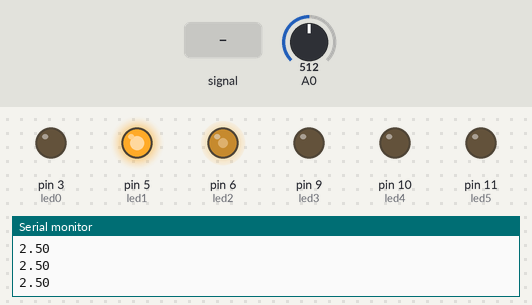
Simulated run of this sketch. Board: Arduino Uno, built with avr-gcc and run on an emulated ATmega328P. Parts: output pins drawn as LEDs (lit = HIGH), the last lines printed to the serial monitor. The test bench sets the inputs (shaded band); at power-on: A0 = 512.

Above: at 1.2 s.
1.3 s: A0 fed a 200 Hz sine of ±81 counts around its level
4.3 s: A0 set to 716
At 4.7 s:
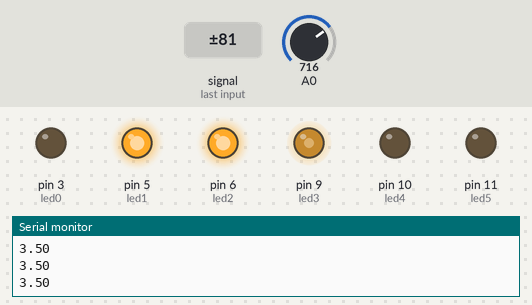
5.8 s: A0 fed a 1000 Hz sine of ±255 counts around its level
8.8 s: A0 fed a 2 Hz sine of ±306 counts around its level
At 9.4 s:
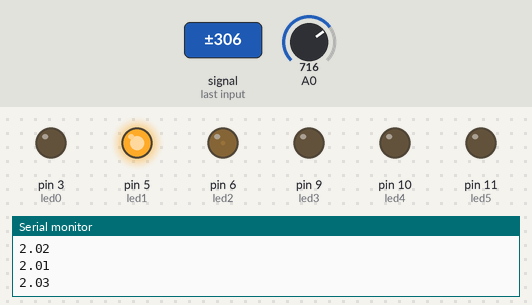
At 10.64 s:
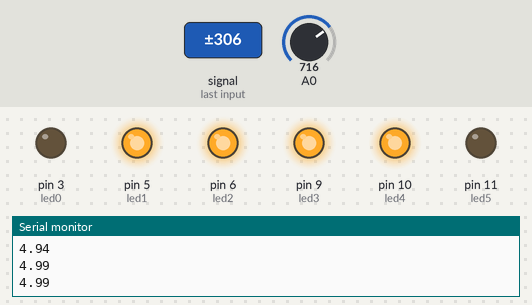
11.8 s: A0 set to 306
At 12.8 s:
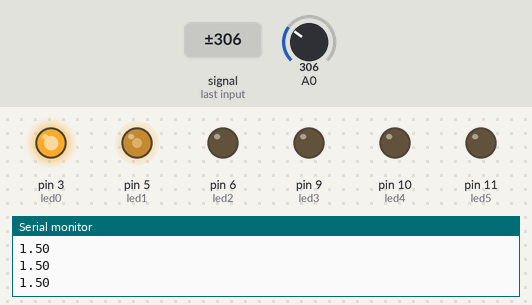
13.3 s: A0 fed a 50 Hz sine of ±306 counts around its level
Timing chart, 0 to 21.3 s (numbered marks = the images above; inputs shaded):
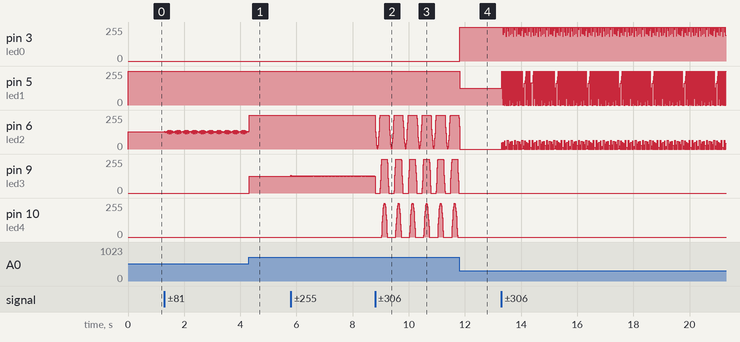

The sketch:

examen.ino
```cpp
const byte led0 = 3;          // donar nom al pin 3 de l’Arduino
const byte led1 = 5;          // donar nom al pin 5 de l’Arduino
const byte led2 = 6;          // donar nom al pin 6 de l’Arduino
const byte led3 = 9;          // donar nom al pin 9 de l’Arduino
const byte led4 = 10;         // donar nom al pin 10 de l’Arduino
const byte led5 = 11;         // donar nom al pin 11 de l’Arduino
unsigned long velocitat = 200;         // velocitat de l'acció en ms
float valEntrada;
float voltage;

void setup()
{
  Serial.begin(9600);
  pinMode(led0, OUTPUT);     // definir el pin 3 com una sortida
  pinMode(led1, OUTPUT);     // definir el pin 5 com una sortida
  pinMode(led2, OUTPUT);     // definir el pin 6 com una sortida
  pinMode(led3, OUTPUT);     // definir el pin 9 com una sortida
  pinMode(led4, OUTPUT);     // definir el pin 10 com una sortida
  pinMode(led5, OUTPUT);     // definir el pin 11 com una sortida


}


void loop()
{
  valEntrada = 0;
  for (int i =0; i<100; i++)
  {
    valEntrada = analogRead(A0) + valEntrada;
  }
  valEntrada = valEntrada/100;
  voltage = ( (float) valEntrada * 5.0 ) / 1023;
  Serial.println(voltage);


  if (voltage<=1)
  {
    analogWrite(led0, voltage*255);
    analogWrite(led1, LOW);
  }


  if (voltage>=1 && voltage<2 )
  {
    digitalWrite(led0, HIGH);
    analogWrite(led1,(voltage-1)*255);
    analogWrite(led2, LOW);


  }


   if (voltage>=2 && voltage<3 )
  {
    digitalWrite(led1, HIGH);
    analogWrite(led2,(voltage-2)*255);
    analogWrite(led3, LOW);
  }
 if (voltage>=3 && voltage<4 )
  {
    digitalWrite(led2, HIGH);
    analogWrite(led3,(voltage-3)*255);
    analogWrite(led4, LOW);
  }
    if (voltage>=4 && voltage<5 )
  {
    digitalWrite(led3, HIGH);
    analogWrite(led4,(voltage-4)*255);
  }
}
```

Measured:
- after the input at 4.3 s, pin 9 (led3): 0/255 → 127/255 at once
- after the input at 11.8 s, pin 3 (led0): 0/255 → 255/255 at once; pin 5 (led1): 255/255 → 126/255 at once; pin 9 (led3), pin 10 (led4): stops changing and stays 0/255
